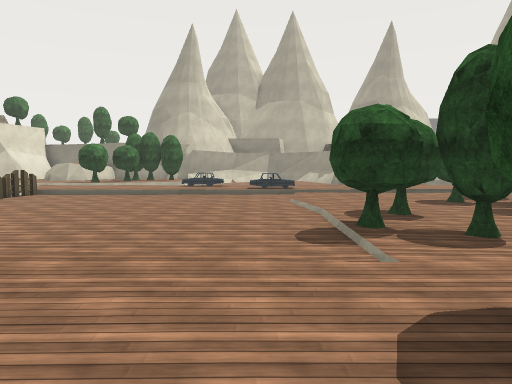
View 1 (above)

24 first-person views from a walk through a Unity game level. The camera is 1.5 m above the floor, tilts 4° down and sees 70° across. Doors are open. The floor is counted in squares, 2.16 m on a side. Each view is taken from the middle of a square. On the plan, view 1 faces up. The plan holds only what a view shows up to about 11 squares ahead; the rest is blank. The place goes on beyond the plan. The player is left out. Some surface patterns are stand-ins.

View 2
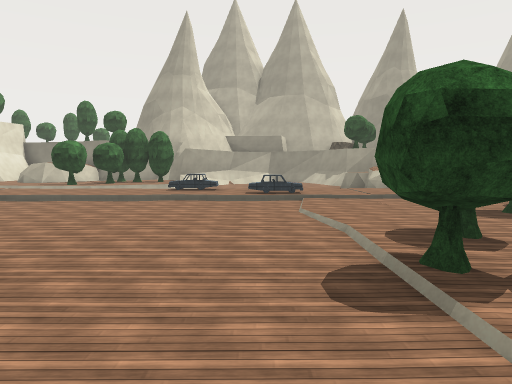

View 3
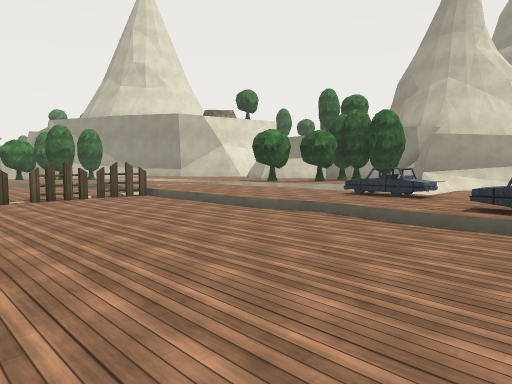

View 4
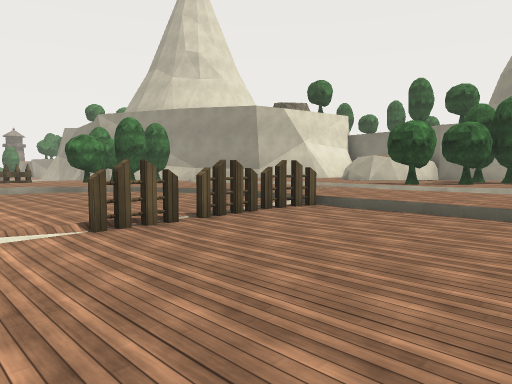

View 5
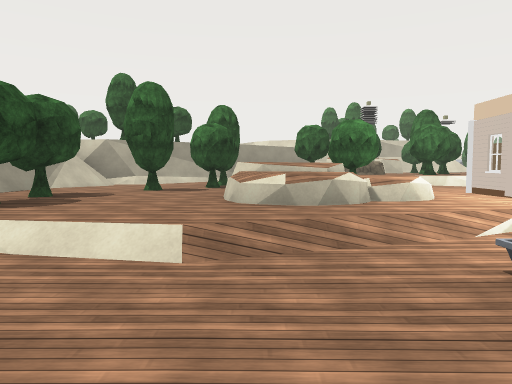

View 6
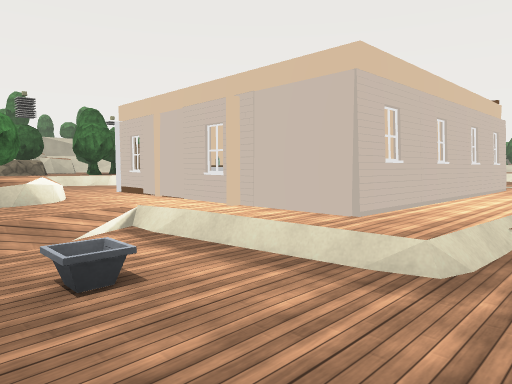

View 7
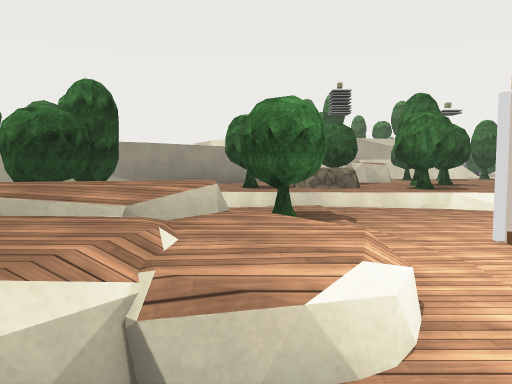

View 8
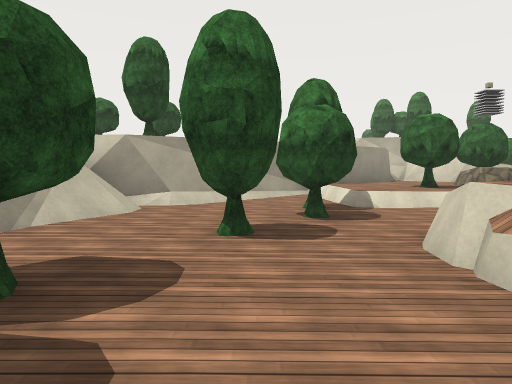

View 9
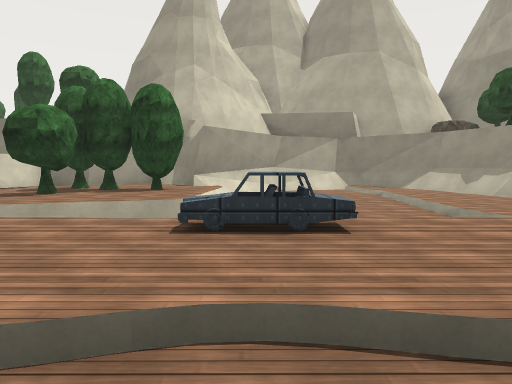

View 10
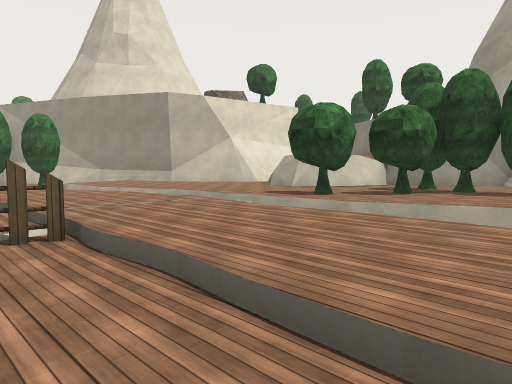

View 11
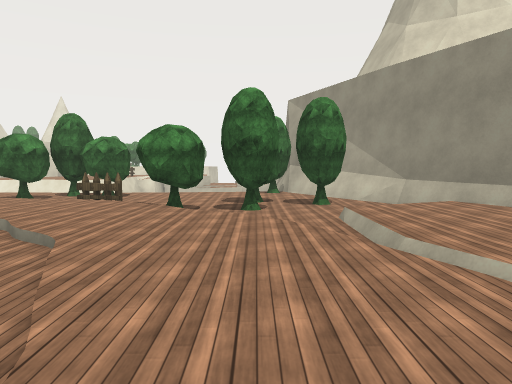

View 12
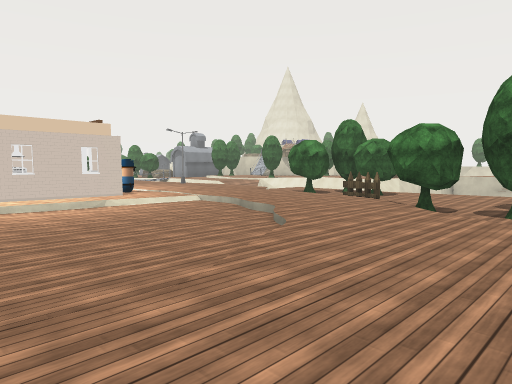

View 13
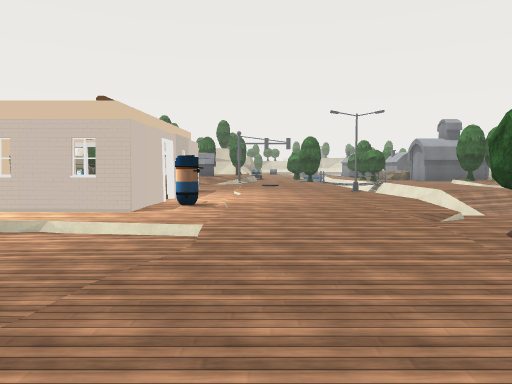

View 14
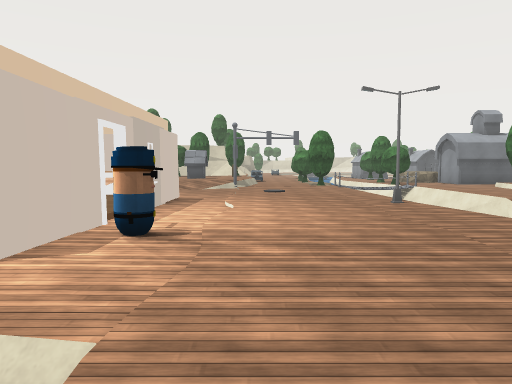

View 15
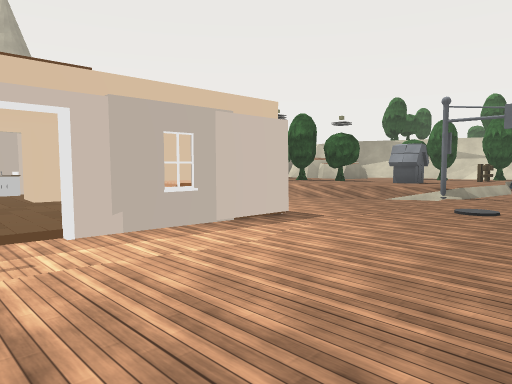

View 16
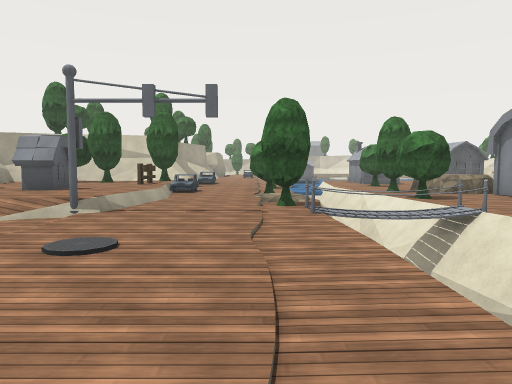

View 17
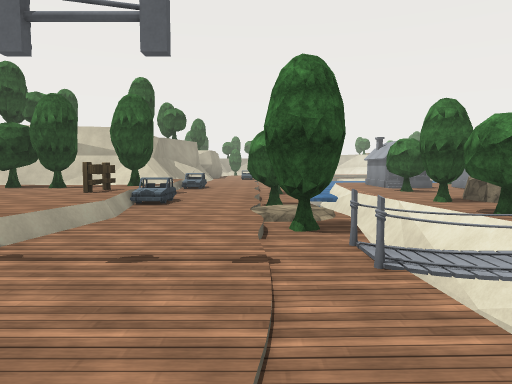

View 18
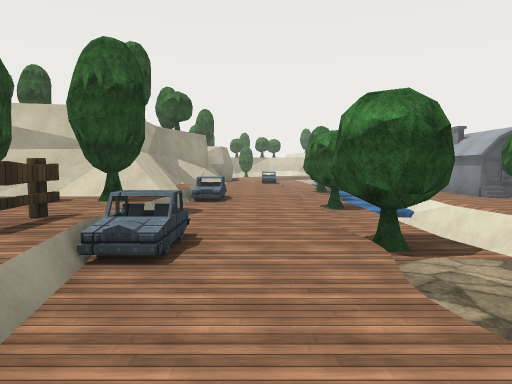

View 19
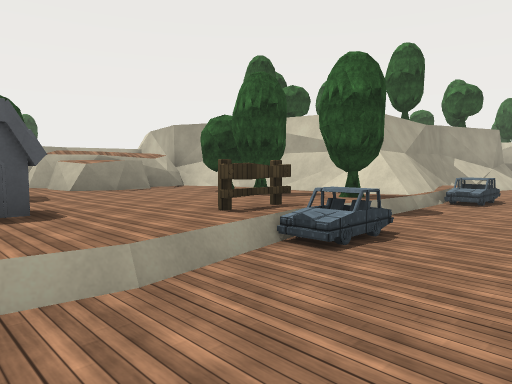

View 20
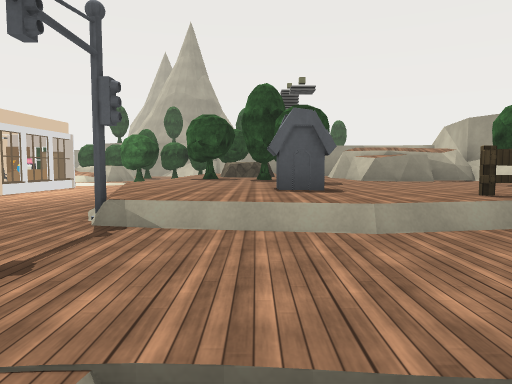

View 21
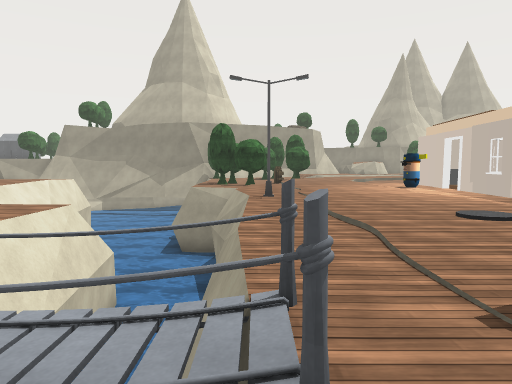

View 22
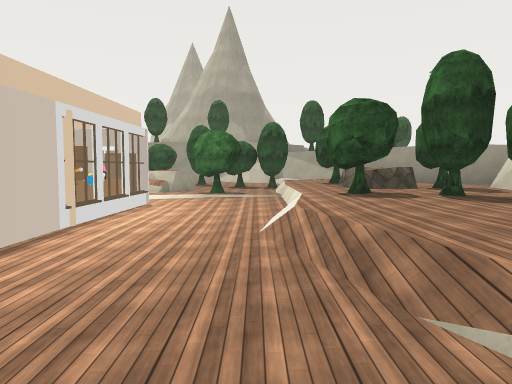

View 23
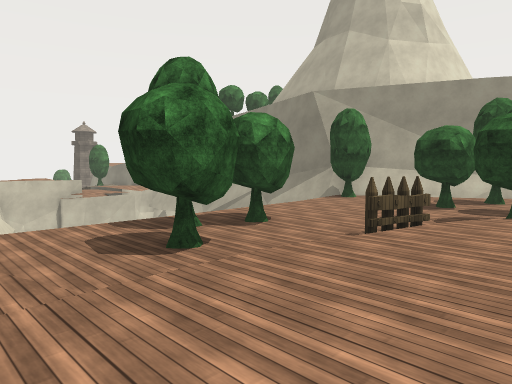

View 24
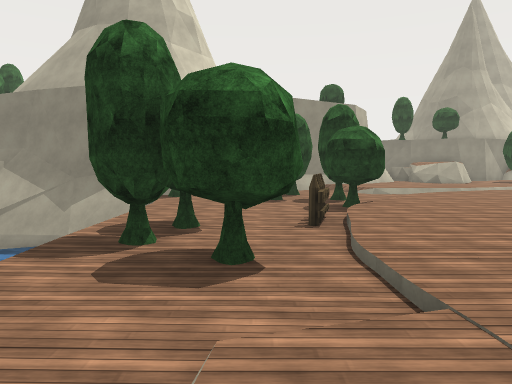

### Floor plan
Key: @ floor where view 1 was taken; # wall or solid block; x gap in a wall; . main floor; : floor 0.25 m higher than the main floor; - floor 0.25 m lower than the main floor; + floor 0.5 m higher than the main floor; _ floor 0.5 m lower than the main floor; < floor 0.75 m lower than the main floor; * floor 1.25 m higher than the main floor; / step, stairs or slope; D open door; = window, fence, low wall or low ledge; ^ raised ledge; v drop or lower ground; O other object.
Columns run from 22 left of view 1 to 4 right of it. Each row starts with its distance up from view 1.
 21                 ##### _//##
 20               ###.##_ _/-/#
 19              ##....x_ _/-=#
 18             ##/.OOO=_ _/--#
 17            ../..OOO=_ _/--
 16       ###/.....OO..=  _/-
 15     ###/::.....OO//=  _/-
 14   ###-O-/::://-=////////
 13 ###O--O---//........O......
 12 vv O-OOO-/............OO...
 11    /---O/...///O////-//////
 10    /---O..//---O___----/---
  9    /--O.../----O___-------O
  8    /O-O../-----O____--_/---
  7    /O-/..------/_______/O--
  6    /-O/..-----  _______/OO-
  5    v--/..../...//______OOO_
  4 vvvvv/....OOO  OO//____/-O
  3 vvvvv....OO     O/_/////-
  2 vvvvv.....D     O///...O.
  1 v vvv.....O   OOO.//=..OO
  0  vvvvO...-OO OOO.////.@OO
 -1  <vvvv...-OO O #-./*/....#
 -2  ..vv/...--OOO-O-..==.O..#
 -3  ..vv//..-------.OO..O..=#
 -4  ..v /.....-//--.....O../#
 -5    vvv...///+++/++//=O..##
 -6   -==/../#++++OOOOO+/./##
 -7  --v //./+O+++O+OO+++/##
 -8 O-Ov OO.:+O++O++O+++###
 -9 OOOvv....+++++++x++##
-10 OO-v OO.+O++++^##+##
-11 OOOv OO.O+++::##
-12  OOv //..O+OO:##
-13  --v -/..//::+#
-14  OOv _//O######
-15  OOv OO./#
-16 OO vv//..#

Positions as (right, up) in squares from view 1, and headings:
1: (0, 0), facing up
2: (0, 2), facing up
3: (1, 7), facing up-left
4: (-3, 6), facing up-left
5: (-2, 6), facing down
6: (-3, 6), facing down-left
7: (-4, 2), facing down
8: (0, 2), facing down
9: (-2, 10), facing up
10: (-3, 10), facing up-left
11: (-8, 12), facing left
12: (-8, 13), facing down-left
13: (-14, 10), facing down
14: (-14, 7), facing down
15: (-16, 3), facing down-right
16: (-16, 0), facing down
17: (-16, -3), facing down
18: (-15, -7), facing down
19: (-16, -7), facing down-right
20: (-17, -7), facing right
21: (-17, -7), facing up
22: (-14, -4), facing right
23: (-14, 4), facing up-left
24: (-17, 3), facing up
